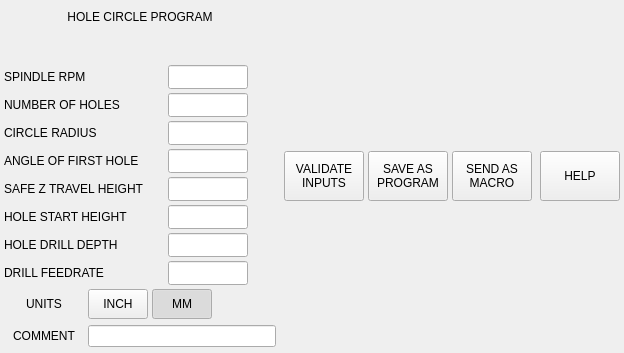
<?xml version="1.0" encoding="UTF-8"?>
<ui version="4.0">
 <class>Form</class>
 <widget class="QWidget" name="Form">
  <property name="geometry">
   <rect>
    <x>0</x>
    <y>0</y>
    <width>624</width>
    <height>353</height>
   </rect>
  </property>
  <property name="windowTitle">
   <string>Form</string>
  </property>
  <layout class="QHBoxLayout" name="horizontalLayout_5">
   <property name="spacing">
    <number>4</number>
   </property>
   <property name="leftMargin">
    <number>0</number>
   </property>
   <property name="topMargin">
    <number>0</number>
   </property>
   <property name="rightMargin">
    <number>0</number>
   </property>
   <property name="bottomMargin">
    <number>0</number>
   </property>
   <item>
    <widget class="QFrame" name="frame_hole_circle">
     <property name="maximumSize">
      <size>
       <width>16777215</width>
       <height>16777215</height>
      </size>
     </property>
     <property name="frameShape">
      <enum>QFrame::NoFrame</enum>
     </property>
     <property name="frameShadow">
      <enum>QFrame::Plain</enum>
     </property>
     <layout class="QHBoxLayout" name="horizontalLayout">
      <property name="spacing">
       <number>4</number>
      </property>
      <property name="leftMargin">
       <number>2</number>
      </property>
      <property name="topMargin">
       <number>2</number>
      </property>
      <property name="rightMargin">
       <number>2</number>
      </property>
      <property name="bottomMargin">
       <number>2</number>
      </property>
      <item>
       <layout class="QVBoxLayout" name="verticalLayout">
        <property name="spacing">
         <number>4</number>
        </property>
        <property name="leftMargin">
         <number>2</number>
        </property>
        <property name="topMargin">
         <number>2</number>
        </property>
        <property name="rightMargin">
         <number>2</number>
        </property>
        <property name="bottomMargin">
         <number>2</number>
        </property>
        <item>
         <widget class="QLabel" name="lbl_header">
          <property name="maximumSize">
           <size>
            <width>16777215</width>
            <height>30</height>
           </size>
          </property>
          <property name="styleSheet">
           <string notr="true">font: 81 11pt &quot;Lato Heavy&quot;;</string>
          </property>
          <property name="text">
           <string>HOLE CIRCLE PROGRAM</string>
          </property>
          <property name="alignment">
           <set>Qt::AlignCenter</set>
          </property>
          <property name="margin">
           <number>4</number>
          </property>
         </widget>
        </item>
        <item>
         <widget class="QLabel" name="lbl_units_info">
          <property name="maximumSize">
           <size>
            <width>16777215</width>
            <height>30</height>
           </size>
          </property>
          <property name="alignment">
           <set>Qt::AlignRight|Qt::AlignTrailing|Qt::AlignVCenter</set>
          </property>
          <property name="margin">
           <number>4</number>
          </property>
         </widget>
        </item>
        <item>
         <widget class="QWidget" name="widget_spindle" native="true">
          <property name="maximumSize">
           <size>
            <width>16777215</width>
            <height>24</height>
           </size>
          </property>
          <layout class="QHBoxLayout" name="horizontalLayout_12">
           <property name="spacing">
            <number>4</number>
           </property>
           <property name="leftMargin">
            <number>0</number>
           </property>
           <property name="topMargin">
            <number>0</number>
           </property>
           <property name="rightMargin">
            <number>0</number>
           </property>
           <property name="bottomMargin">
            <number>0</number>
           </property>
           <item>
            <widget class="QLabel" name="lbl_spindle">
             <property name="maximumSize">
              <size>
               <width>160</width>
               <height>16777215</height>
              </size>
             </property>
             <property name="text">
              <string>SPINDLE RPM</string>
             </property>
            </widget>
           </item>
           <item>
            <widget class="QLineEdit" name="lineEdit_spindle">
             <property name="sizePolicy">
              <sizepolicy hsizetype="Preferred" vsizetype="Preferred">
               <horstretch>0</horstretch>
               <verstretch>0</verstretch>
              </sizepolicy>
             </property>
             <property name="maximumSize">
              <size>
               <width>80</width>
               <height>16777215</height>
              </size>
             </property>
             <property name="maxLength">
              <number>8</number>
             </property>
             <property name="alignment">
              <set>Qt::AlignCenter</set>
             </property>
            </widget>
           </item>
           <item>
            <widget class="QLabel" name="lbl_spindle_ok">
             <property name="sizePolicy">
              <sizepolicy hsizetype="Fixed" vsizetype="Fixed">
               <horstretch>0</horstretch>
               <verstretch>0</verstretch>
              </sizepolicy>
             </property>
             <property name="minimumSize">
              <size>
               <width>24</width>
               <height>24</height>
              </size>
             </property>
             <property name="maximumSize">
              <size>
               <width>24</width>
               <height>24</height>
              </size>
             </property>
             <property name="text">
              <string/>
             </property>
             <property name="pixmap">
              <pixmap>images/unchecked.png</pixmap>
             </property>
             <property name="scaledContents">
              <bool>true</bool>
             </property>
             <property name="alignment">
              <set>Qt::AlignCenter</set>
             </property>
            </widget>
           </item>
          </layout>
         </widget>
        </item>
        <item>
         <widget class="QWidget" name="widget_num_holes" native="true">
          <property name="maximumSize">
           <size>
            <width>16777215</width>
            <height>24</height>
           </size>
          </property>
          <layout class="QHBoxLayout" name="horizontalLayout_6">
           <property name="spacing">
            <number>4</number>
           </property>
           <property name="leftMargin">
            <number>0</number>
           </property>
           <property name="topMargin">
            <number>0</number>
           </property>
           <property name="rightMargin">
            <number>0</number>
           </property>
           <property name="bottomMargin">
            <number>0</number>
           </property>
           <item>
            <widget class="QLabel" name="lbl_num_holes">
             <property name="minimumSize">
              <size>
               <width>160</width>
               <height>0</height>
              </size>
             </property>
             <property name="maximumSize">
              <size>
               <width>160</width>
               <height>16777215</height>
              </size>
             </property>
             <property name="text">
              <string>NUMBER OF HOLES</string>
             </property>
            </widget>
           </item>
           <item>
            <widget class="QLineEdit" name="lineEdit_num_holes">
             <property name="sizePolicy">
              <sizepolicy hsizetype="Preferred" vsizetype="Preferred">
               <horstretch>0</horstretch>
               <verstretch>0</verstretch>
              </sizepolicy>
             </property>
             <property name="minimumSize">
              <size>
               <width>80</width>
               <height>0</height>
              </size>
             </property>
             <property name="maximumSize">
              <size>
               <width>80</width>
               <height>16777215</height>
              </size>
             </property>
             <property name="maxLength">
              <number>5</number>
             </property>
             <property name="alignment">
              <set>Qt::AlignCenter</set>
             </property>
            </widget>
           </item>
           <item>
            <widget class="QLabel" name="lbl_num_holes_ok">
             <property name="sizePolicy">
              <sizepolicy hsizetype="Fixed" vsizetype="Fixed">
               <horstretch>0</horstretch>
               <verstretch>0</verstretch>
              </sizepolicy>
             </property>
             <property name="minimumSize">
              <size>
               <width>24</width>
               <height>24</height>
              </size>
             </property>
             <property name="maximumSize">
              <size>
               <width>24</width>
               <height>24</height>
              </size>
             </property>
             <property name="text">
              <string/>
             </property>
             <property name="pixmap">
              <pixmap>images/unchecked.png</pixmap>
             </property>
             <property name="scaledContents">
              <bool>true</bool>
             </property>
             <property name="alignment">
              <set>Qt::AlignCenter</set>
             </property>
            </widget>
           </item>
          </layout>
         </widget>
        </item>
        <item>
         <widget class="QWidget" name="widget_radius" native="true">
          <property name="maximumSize">
           <size>
            <width>16777215</width>
            <height>24</height>
           </size>
          </property>
          <layout class="QHBoxLayout" name="horizontalLayout_8">
           <property name="spacing">
            <number>4</number>
           </property>
           <property name="leftMargin">
            <number>0</number>
           </property>
           <property name="topMargin">
            <number>0</number>
           </property>
           <property name="rightMargin">
            <number>0</number>
           </property>
           <property name="bottomMargin">
            <number>0</number>
           </property>
           <item>
            <widget class="QLabel" name="lbl_radius">
             <property name="minimumSize">
              <size>
               <width>160</width>
               <height>0</height>
              </size>
             </property>
             <property name="maximumSize">
              <size>
               <width>160</width>
               <height>16777215</height>
              </size>
             </property>
             <property name="text">
              <string>CIRCLE RADIUS</string>
             </property>
            </widget>
           </item>
           <item>
            <widget class="QLineEdit" name="lineEdit_radius">
             <property name="sizePolicy">
              <sizepolicy hsizetype="Preferred" vsizetype="Preferred">
               <horstretch>0</horstretch>
               <verstretch>0</verstretch>
              </sizepolicy>
             </property>
             <property name="minimumSize">
              <size>
               <width>80</width>
               <height>0</height>
              </size>
             </property>
             <property name="maximumSize">
              <size>
               <width>80</width>
               <height>16777215</height>
              </size>
             </property>
             <property name="maxLength">
              <number>6</number>
             </property>
             <property name="alignment">
              <set>Qt::AlignCenter</set>
             </property>
            </widget>
           </item>
           <item>
            <widget class="QLabel" name="lbl_radius_ok">
             <property name="sizePolicy">
              <sizepolicy hsizetype="Fixed" vsizetype="Fixed">
               <horstretch>0</horstretch>
               <verstretch>0</verstretch>
              </sizepolicy>
             </property>
             <property name="minimumSize">
              <size>
               <width>24</width>
               <height>24</height>
              </size>
             </property>
             <property name="maximumSize">
              <size>
               <width>24</width>
               <height>24</height>
              </size>
             </property>
             <property name="text">
              <string/>
             </property>
             <property name="pixmap">
              <pixmap>images/unchecked.png</pixmap>
             </property>
             <property name="scaledContents">
              <bool>true</bool>
             </property>
             <property name="alignment">
              <set>Qt::AlignCenter</set>
             </property>
            </widget>
           </item>
          </layout>
         </widget>
        </item>
        <item>
         <widget class="QWidget" name="widget_first" native="true">
          <property name="maximumSize">
           <size>
            <width>16777215</width>
            <height>24</height>
           </size>
          </property>
          <layout class="QHBoxLayout" name="horizontalLayout_7">
           <property name="spacing">
            <number>4</number>
           </property>
           <property name="leftMargin">
            <number>0</number>
           </property>
           <property name="topMargin">
            <number>0</number>
           </property>
           <property name="rightMargin">
            <number>0</number>
           </property>
           <property name="bottomMargin">
            <number>0</number>
           </property>
           <item>
            <widget class="QLabel" name="lbl_first">
             <property name="minimumSize">
              <size>
               <width>160</width>
               <height>0</height>
              </size>
             </property>
             <property name="maximumSize">
              <size>
               <width>160</width>
               <height>16777215</height>
              </size>
             </property>
             <property name="toolTip">
              <string>Tool to use for facing</string>
             </property>
             <property name="text">
              <string>ANGLE OF FIRST HOLE</string>
             </property>
            </widget>
           </item>
           <item>
            <widget class="QLineEdit" name="lineEdit_first">
             <property name="sizePolicy">
              <sizepolicy hsizetype="Preferred" vsizetype="Preferred">
               <horstretch>0</horstretch>
               <verstretch>0</verstretch>
              </sizepolicy>
             </property>
             <property name="minimumSize">
              <size>
               <width>80</width>
               <height>0</height>
              </size>
             </property>
             <property name="maximumSize">
              <size>
               <width>80</width>
               <height>16777215</height>
              </size>
             </property>
             <property name="toolTip">
              <string/>
             </property>
             <property name="maxLength">
              <number>6</number>
             </property>
             <property name="alignment">
              <set>Qt::AlignCenter</set>
             </property>
            </widget>
           </item>
           <item>
            <widget class="QLabel" name="lbl_first_ok">
             <property name="sizePolicy">
              <sizepolicy hsizetype="Fixed" vsizetype="Fixed">
               <horstretch>0</horstretch>
               <verstretch>0</verstretch>
              </sizepolicy>
             </property>
             <property name="minimumSize">
              <size>
               <width>24</width>
               <height>24</height>
              </size>
             </property>
             <property name="maximumSize">
              <size>
               <width>24</width>
               <height>24</height>
              </size>
             </property>
             <property name="text">
              <string/>
             </property>
             <property name="pixmap">
              <pixmap>images/unchecked.png</pixmap>
             </property>
             <property name="scaledContents">
              <bool>true</bool>
             </property>
             <property name="alignment">
              <set>Qt::AlignCenter</set>
             </property>
            </widget>
           </item>
          </layout>
         </widget>
        </item>
        <item>
         <widget class="QWidget" name="widget_safe_z" native="true">
          <property name="maximumSize">
           <size>
            <width>16777215</width>
            <height>24</height>
           </size>
          </property>
          <layout class="QHBoxLayout" name="horizontalLayout_2">
           <property name="spacing">
            <number>4</number>
           </property>
           <property name="leftMargin">
            <number>0</number>
           </property>
           <property name="topMargin">
            <number>0</number>
           </property>
           <property name="rightMargin">
            <number>0</number>
           </property>
           <property name="bottomMargin">
            <number>0</number>
           </property>
           <item>
            <widget class="QLabel" name="lbl_safe_z">
             <property name="minimumSize">
              <size>
               <width>160</width>
               <height>0</height>
              </size>
             </property>
             <property name="maximumSize">
              <size>
               <width>160</width>
               <height>16777215</height>
              </size>
             </property>
             <property name="text">
              <string>SAFE Z TRAVEL HEIGHT</string>
             </property>
            </widget>
           </item>
           <item>
            <widget class="QLineEdit" name="lineEdit_safe_z">
             <property name="sizePolicy">
              <sizepolicy hsizetype="Preferred" vsizetype="Preferred">
               <horstretch>0</horstretch>
               <verstretch>0</verstretch>
              </sizepolicy>
             </property>
             <property name="minimumSize">
              <size>
               <width>80</width>
               <height>0</height>
              </size>
             </property>
             <property name="maximumSize">
              <size>
               <width>80</width>
               <height>16777215</height>
              </size>
             </property>
             <property name="maxLength">
              <number>4</number>
             </property>
             <property name="alignment">
              <set>Qt::AlignCenter</set>
             </property>
            </widget>
           </item>
           <item>
            <widget class="QLabel" name="lbl_safe_z_ok">
             <property name="sizePolicy">
              <sizepolicy hsizetype="Fixed" vsizetype="Fixed">
               <horstretch>0</horstretch>
               <verstretch>0</verstretch>
              </sizepolicy>
             </property>
             <property name="minimumSize">
              <size>
               <width>24</width>
               <height>24</height>
              </size>
             </property>
             <property name="maximumSize">
              <size>
               <width>24</width>
               <height>24</height>
              </size>
             </property>
             <property name="text">
              <string/>
             </property>
             <property name="pixmap">
              <pixmap>images/unchecked.png</pixmap>
             </property>
             <property name="scaledContents">
              <bool>true</bool>
             </property>
             <property name="alignment">
              <set>Qt::AlignCenter</set>
             </property>
            </widget>
           </item>
          </layout>
         </widget>
        </item>
        <item>
         <widget class="QWidget" name="widget_start_height" native="true">
          <property name="maximumSize">
           <size>
            <width>16777215</width>
            <height>24</height>
           </size>
          </property>
          <layout class="QHBoxLayout" name="horizontalLayout_3">
           <property name="spacing">
            <number>4</number>
           </property>
           <property name="leftMargin">
            <number>0</number>
           </property>
           <property name="topMargin">
            <number>0</number>
           </property>
           <property name="rightMargin">
            <number>0</number>
           </property>
           <property name="bottomMargin">
            <number>0</number>
           </property>
           <item>
            <widget class="QLabel" name="lbl_start_height">
             <property name="maximumSize">
              <size>
               <width>160</width>
               <height>16777215</height>
              </size>
             </property>
             <property name="text">
              <string>HOLE START HEIGHT</string>
             </property>
            </widget>
           </item>
           <item>
            <widget class="QLineEdit" name="lineEdit_start_height">
             <property name="sizePolicy">
              <sizepolicy hsizetype="Preferred" vsizetype="Preferred">
               <horstretch>0</horstretch>
               <verstretch>0</verstretch>
              </sizepolicy>
             </property>
             <property name="minimumSize">
              <size>
               <width>80</width>
               <height>0</height>
              </size>
             </property>
             <property name="maximumSize">
              <size>
               <width>80</width>
               <height>16777215</height>
              </size>
             </property>
             <property name="alignment">
              <set>Qt::AlignCenter</set>
             </property>
            </widget>
           </item>
           <item>
            <widget class="QLabel" name="lbl_start_height_ok">
             <property name="sizePolicy">
              <sizepolicy hsizetype="Fixed" vsizetype="Fixed">
               <horstretch>0</horstretch>
               <verstretch>0</verstretch>
              </sizepolicy>
             </property>
             <property name="minimumSize">
              <size>
               <width>24</width>
               <height>24</height>
              </size>
             </property>
             <property name="maximumSize">
              <size>
               <width>24</width>
               <height>24</height>
              </size>
             </property>
             <property name="text">
              <string/>
             </property>
             <property name="pixmap">
              <pixmap>images/unchecked.png</pixmap>
             </property>
             <property name="scaledContents">
              <bool>true</bool>
             </property>
             <property name="alignment">
              <set>Qt::AlignCenter</set>
             </property>
            </widget>
           </item>
          </layout>
         </widget>
        </item>
        <item>
         <widget class="QWidget" name="widget_depth" native="true">
          <property name="minimumSize">
           <size>
            <width>0</width>
            <height>0</height>
           </size>
          </property>
          <property name="maximumSize">
           <size>
            <width>16777215</width>
            <height>24</height>
           </size>
          </property>
          <layout class="QHBoxLayout" name="horizontalLayout_4">
           <property name="spacing">
            <number>4</number>
           </property>
           <property name="leftMargin">
            <number>0</number>
           </property>
           <property name="topMargin">
            <number>0</number>
           </property>
           <property name="rightMargin">
            <number>0</number>
           </property>
           <property name="bottomMargin">
            <number>0</number>
           </property>
           <item>
            <widget class="QLabel" name="lbl_depth">
             <property name="minimumSize">
              <size>
               <width>160</width>
               <height>0</height>
              </size>
             </property>
             <property name="maximumSize">
              <size>
               <width>160</width>
               <height>16777215</height>
              </size>
             </property>
             <property name="text">
              <string>HOLE DRILL DEPTH</string>
             </property>
            </widget>
           </item>
           <item>
            <widget class="QLineEdit" name="lineEdit_depth">
             <property name="sizePolicy">
              <sizepolicy hsizetype="Preferred" vsizetype="Preferred">
               <horstretch>0</horstretch>
               <verstretch>0</verstretch>
              </sizepolicy>
             </property>
             <property name="minimumSize">
              <size>
               <width>80</width>
               <height>0</height>
              </size>
             </property>
             <property name="maximumSize">
              <size>
               <width>80</width>
               <height>16777215</height>
              </size>
             </property>
             <property name="alignment">
              <set>Qt::AlignCenter</set>
             </property>
            </widget>
           </item>
           <item>
            <widget class="QLabel" name="lbl_depth_ok">
             <property name="sizePolicy">
              <sizepolicy hsizetype="Fixed" vsizetype="Fixed">
               <horstretch>0</horstretch>
               <verstretch>0</verstretch>
              </sizepolicy>
             </property>
             <property name="minimumSize">
              <size>
               <width>24</width>
               <height>24</height>
              </size>
             </property>
             <property name="maximumSize">
              <size>
               <width>24</width>
               <height>24</height>
              </size>
             </property>
             <property name="text">
              <string/>
             </property>
             <property name="pixmap">
              <pixmap>images/unchecked.png</pixmap>
             </property>
             <property name="scaledContents">
              <bool>true</bool>
             </property>
             <property name="alignment">
              <set>Qt::AlignCenter</set>
             </property>
            </widget>
           </item>
          </layout>
         </widget>
        </item>
        <item>
         <widget class="QWidget" name="widget_drill_feedrate" native="true">
          <property name="maximumSize">
           <size>
            <width>16777215</width>
            <height>24</height>
           </size>
          </property>
          <layout class="QHBoxLayout" name="horizontalLayout_10">
           <property name="spacing">
            <number>4</number>
           </property>
           <property name="leftMargin">
            <number>0</number>
           </property>
           <property name="topMargin">
            <number>0</number>
           </property>
           <property name="rightMargin">
            <number>0</number>
           </property>
           <property name="bottomMargin">
            <number>0</number>
           </property>
           <item>
            <widget class="QLabel" name="lbl_drill_feed">
             <property name="maximumSize">
              <size>
               <width>160</width>
               <height>16777215</height>
              </size>
             </property>
             <property name="text">
              <string>DRILL FEEDRATE</string>
             </property>
            </widget>
           </item>
           <item>
            <widget class="QLineEdit" name="lineEdit_drill_feed">
             <property name="sizePolicy">
              <sizepolicy hsizetype="Preferred" vsizetype="Preferred">
               <horstretch>0</horstretch>
               <verstretch>0</verstretch>
              </sizepolicy>
             </property>
             <property name="maximumSize">
              <size>
               <width>80</width>
               <height>16777215</height>
              </size>
             </property>
             <property name="alignment">
              <set>Qt::AlignCenter</set>
             </property>
            </widget>
           </item>
           <item>
            <widget class="QLabel" name="lbl_drill_feed_ok">
             <property name="sizePolicy">
              <sizepolicy hsizetype="Fixed" vsizetype="Fixed">
               <horstretch>0</horstretch>
               <verstretch>0</verstretch>
              </sizepolicy>
             </property>
             <property name="minimumSize">
              <size>
               <width>24</width>
               <height>24</height>
              </size>
             </property>
             <property name="maximumSize">
              <size>
               <width>24</width>
               <height>24</height>
              </size>
             </property>
             <property name="text">
              <string/>
             </property>
             <property name="pixmap">
              <pixmap>images/unchecked.png</pixmap>
             </property>
             <property name="scaledContents">
              <bool>true</bool>
             </property>
             <property name="alignment">
              <set>Qt::AlignCenter</set>
             </property>
            </widget>
           </item>
          </layout>
         </widget>
        </item>
        <item>
         <widget class="QWidget" name="widget_units" native="true">
          <property name="minimumSize">
           <size>
            <width>0</width>
            <height>30</height>
           </size>
          </property>
          <property name="maximumSize">
           <size>
            <width>16777215</width>
            <height>40</height>
           </size>
          </property>
          <layout class="QHBoxLayout" name="horizontalLayout_9">
           <property name="spacing">
            <number>4</number>
           </property>
           <property name="leftMargin">
            <number>0</number>
           </property>
           <property name="topMargin">
            <number>0</number>
           </property>
           <property name="rightMargin">
            <number>0</number>
           </property>
           <property name="bottomMargin">
            <number>0</number>
           </property>
           <item>
            <widget class="QLabel" name="lbl_units">
             <property name="minimumSize">
              <size>
               <width>80</width>
               <height>0</height>
              </size>
             </property>
             <property name="maximumSize">
              <size>
               <width>80</width>
               <height>16777215</height>
              </size>
             </property>
             <property name="toolTip">
              <string>Select machine units</string>
             </property>
             <property name="text">
              <string>UNITS</string>
             </property>
             <property name="alignment">
              <set>Qt::AlignCenter</set>
             </property>
            </widget>
           </item>
           <item>
            <widget class="QPushButton" name="btn_inch">
             <property name="sizePolicy">
              <sizepolicy hsizetype="Preferred" vsizetype="Preferred">
               <horstretch>0</horstretch>
               <verstretch>0</verstretch>
              </sizepolicy>
             </property>
             <property name="minimumSize">
              <size>
               <width>60</width>
               <height>0</height>
              </size>
             </property>
             <property name="maximumSize">
              <size>
               <width>60</width>
               <height>16777215</height>
              </size>
             </property>
             <property name="text">
              <string>INCH</string>
             </property>
             <property name="checkable">
              <bool>true</bool>
             </property>
             <property name="autoExclusive">
              <bool>true</bool>
             </property>
            </widget>
           </item>
           <item>
            <widget class="QPushButton" name="btn_mm">
             <property name="sizePolicy">
              <sizepolicy hsizetype="Preferred" vsizetype="Preferred">
               <horstretch>0</horstretch>
               <verstretch>0</verstretch>
              </sizepolicy>
             </property>
             <property name="minimumSize">
              <size>
               <width>60</width>
               <height>0</height>
              </size>
             </property>
             <property name="maximumSize">
              <size>
               <width>60</width>
               <height>16777215</height>
              </size>
             </property>
             <property name="text">
              <string>MM</string>
             </property>
             <property name="checkable">
              <bool>true</bool>
             </property>
             <property name="checked">
              <bool>true</bool>
             </property>
             <property name="autoExclusive">
              <bool>true</bool>
             </property>
            </widget>
           </item>
           <item>
            <spacer name="horizontalSpacer_4">
             <property name="orientation">
              <enum>Qt::Horizontal</enum>
             </property>
             <property name="sizeHint" stdset="0">
              <size>
               <width>40</width>
               <height>20</height>
              </size>
             </property>
            </spacer>
           </item>
          </layout>
         </widget>
        </item>
        <item>
         <widget class="QWidget" name="widget_comment" native="true">
          <property name="maximumSize">
           <size>
            <width>16777215</width>
            <height>30</height>
           </size>
          </property>
          <layout class="QHBoxLayout" name="horizontalLayout_11">
           <property name="spacing">
            <number>4</number>
           </property>
           <property name="leftMargin">
            <number>0</number>
           </property>
           <property name="topMargin">
            <number>0</number>
           </property>
           <property name="rightMargin">
            <number>0</number>
           </property>
           <property name="bottomMargin">
            <number>0</number>
           </property>
           <item>
            <widget class="QLabel" name="lbl_comment">
             <property name="minimumSize">
              <size>
               <width>80</width>
               <height>0</height>
              </size>
             </property>
             <property name="maximumSize">
              <size>
               <width>80</width>
               <height>16777215</height>
              </size>
             </property>
             <property name="toolTip">
              <string>Comment for gcode file</string>
             </property>
             <property name="text">
              <string>COMMENT</string>
             </property>
             <property name="alignment">
              <set>Qt::AlignCenter</set>
             </property>
            </widget>
           </item>
           <item>
            <widget class="QLineEdit" name="lineEdit_comment">
             <property name="sizePolicy">
              <sizepolicy hsizetype="Preferred" vsizetype="Fixed">
               <horstretch>0</horstretch>
               <verstretch>0</verstretch>
              </sizepolicy>
             </property>
             <property name="toolTip">
              <string/>
             </property>
            </widget>
           </item>
          </layout>
         </widget>
        </item>
       </layout>
      </item>
      <item>
       <layout class="QVBoxLayout" name="layout_preview">
        <property name="spacing">
         <number>6</number>
        </property>
        <property name="sizeConstraint">
         <enum>QLayout::SetMaximumSize</enum>
        </property>
        <property name="leftMargin">
         <number>2</number>
        </property>
        <property name="topMargin">
         <number>2</number>
        </property>
        <property name="rightMargin">
         <number>2</number>
        </property>
        <property name="bottomMargin">
         <number>2</number>
        </property>
        <item>
         <widget class="QWidget" name="widget_macro" native="true">
          <property name="maximumSize">
           <size>
            <width>16777215</width>
            <height>60</height>
           </size>
          </property>
          <layout class="QHBoxLayout" name="horizontalLayout_13">
           <property name="spacing">
            <number>4</number>
           </property>
           <property name="leftMargin">
            <number>0</number>
           </property>
           <property name="topMargin">
            <number>0</number>
           </property>
           <property name="rightMargin">
            <number>0</number>
           </property>
           <property name="bottomMargin">
            <number>0</number>
           </property>
           <item>
            <widget class="QPushButton" name="btn_validate">
             <property name="sizePolicy">
              <sizepolicy hsizetype="Fixed" vsizetype="Fixed">
               <horstretch>0</horstretch>
               <verstretch>0</verstretch>
              </sizepolicy>
             </property>
             <property name="minimumSize">
              <size>
               <width>80</width>
               <height>50</height>
              </size>
             </property>
             <property name="maximumSize">
              <size>
               <width>80</width>
               <height>50</height>
              </size>
             </property>
             <property name="toolTip">
              <string>Check if all inputs are valid</string>
             </property>
             <property name="text">
              <string>VALIDATE
INPUTS</string>
             </property>
            </widget>
           </item>
           <item>
            <widget class="QPushButton" name="btn_create">
             <property name="sizePolicy">
              <sizepolicy hsizetype="Fixed" vsizetype="Fixed">
               <horstretch>0</horstretch>
               <verstretch>0</verstretch>
              </sizepolicy>
             </property>
             <property name="minimumSize">
              <size>
               <width>80</width>
               <height>50</height>
              </size>
             </property>
             <property name="maximumSize">
              <size>
               <width>80</width>
               <height>50</height>
              </size>
             </property>
             <property name="toolTip">
              <string>Create program and save to file</string>
             </property>
             <property name="text">
              <string>SAVE AS
PROGRAM</string>
             </property>
            </widget>
           </item>
           <item>
            <widget class="QPushButton" name="btn_send">
             <property name="sizePolicy">
              <sizepolicy hsizetype="Fixed" vsizetype="Fixed">
               <horstretch>0</horstretch>
               <verstretch>0</verstretch>
              </sizepolicy>
             </property>
             <property name="minimumSize">
              <size>
               <width>80</width>
               <height>50</height>
              </size>
             </property>
             <property name="maximumSize">
              <size>
               <width>80</width>
               <height>50</height>
              </size>
             </property>
             <property name="toolTip">
              <string>Create temparary macro and load in linuxcnc</string>
             </property>
             <property name="text">
              <string>SEND AS
MACRO</string>
             </property>
            </widget>
           </item>
           <item>
            <spacer name="horizontalSpacer_3">
             <property name="orientation">
              <enum>Qt::Horizontal</enum>
             </property>
             <property name="sizeHint" stdset="0">
              <size>
               <width>40</width>
               <height>20</height>
              </size>
             </property>
            </spacer>
           </item>
           <item alignment="Qt::AlignRight">
            <widget class="QPushButton" name="btn_help">
             <property name="sizePolicy">
              <sizepolicy hsizetype="Fixed" vsizetype="Fixed">
               <horstretch>0</horstretch>
               <verstretch>0</verstretch>
              </sizepolicy>
             </property>
             <property name="minimumSize">
              <size>
               <width>80</width>
               <height>50</height>
              </size>
             </property>
             <property name="maximumSize">
              <size>
               <width>80</width>
               <height>50</height>
              </size>
             </property>
             <property name="toolTip">
              <string>Opens a help dialog box</string>
             </property>
             <property name="text">
              <string>HELP</string>
             </property>
             <property name="checkable">
              <bool>false</bool>
             </property>
            </widget>
           </item>
          </layout>
         </widget>
        </item>
       </layout>
      </item>
     </layout>
    </widget>
   </item>
  </layout>
 </widget>
 <resources/>
 <connections/>
 <slots>
  <slot>validate()</slot>
  <slot>create_program()</slot>
  <slot>units_changed()</slot>
  <slot>raster_changed()</slot>
  <slot>btn_help_clicked()</slot>
 </slots>
</ui>
